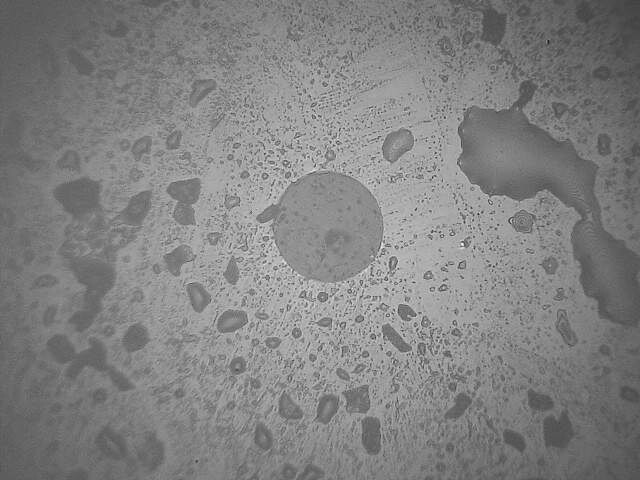
#> input picture a3.png, 640 x 480 px
$ python HoughCirclesDetect_backup.py   (older library calls are emulated)
#> lines starting #> are read from the running program, lines starting #| are printed output that depends on the picture; after the words box and inside, x2 and y2 are one past the last pixel; in counts of white or black regions, pixels touching at a corner belong together; long printed decimals are rounded
#!/usr/bin/env python
# -*- coding: utf-8 -*-
# @Time    : 2018/5/10 15:15
# @Author  : zhuohf1
# @File    : HoughCirclesDetect.py

# pip install --upgrade setuptools
# pip install numpy Matplotlib
# pip install opencv-python
#pip install Pillow

#导入cv模块
import cv2
import numpy as np
import matplotlib.pyplot as plt

'''
先补充下霍夫圆变换的几个参数知识：

dp，用来检测圆心的累加器图像的分辨率于输入图像之比的倒数，且此参数允许创建一个比输入图像分辨率低的累加器。
上述文字不好理解的话，来看例子吧。例如，如果dp= 1时，累加器和输入图像具有相同的分辨率。如果dp=2，累加器便有输入图像一半那么大的宽度和高度。

minDist，为霍夫变换检测到的圆的圆心之间的最小距离，即让我们的算法能明显区分的两个不同圆之间的最小距离。
这个参数如果太小的话，多个相邻的圆可能被错误地检测成了一个重合的圆。反之，这个参数设置太大的话，某些圆就不能被检测出来了。

param1，有默认值100。它是method设置的检测方法的对应的参数。对当前唯一的方法霍夫梯度法，它表示传递给canny边缘检测算子的高阈值，而低阈值为高阈值的一半。

param2，也有默认值100。它是method设置的检测方法的对应的参数。对当前唯一的方法霍夫梯度法，它表示在检测阶段圆心的累加器阈值。它越小的话，就可以检测到更多根本不存在的圆，而它越大的话，能通过检测的圆就更加接近完美的圆形了。

minRadius，默认值0，表示圆半径的最小值。

maxRadius，也有默认值0，表示圆半径的最大值。
'''

def main():
    src_img = cv2.imread("a3.png")
#> src_img is the input picture: shape (480, 640, 3); min 28, max 255, mean 129.5
    dst_img = src_img.copy()
    # x0, y0(240, 165)  x1, y1(392:280) ==> [y0:y1, x0:x1]
    #copyImg = src_img[150:290, 240:400]
    # 灰度图像
    gray = cv2.cvtColor(src_img, cv2.COLOR_BGR2GRAY)
    # 截取图片 rect=x240,y165,w152,h115
    size = gray.shape
#> size = (480, 640)

    # 二值化
    threshold = cv2.adaptiveThreshold(gray, 255, cv2.ADAPTIVE_THRESH_MEAN_C, cv2.THRESH_BINARY, 221, 2)
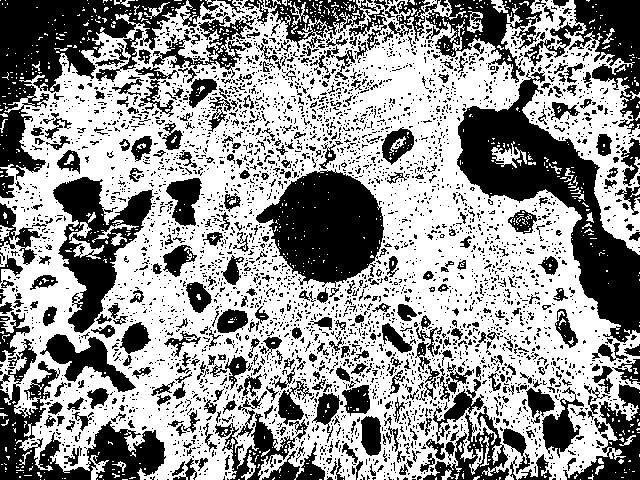
#> threshold: shape (480, 640); 58.5% white; 4083 black regions (3636 under 20 px)
    image, contours, hierarchy = cv2.findContours(threshold, cv2.RETR_TREE, cv2.CHAIN_APPROX_SIMPLE)
#> contours = 6085 contours, 5367 with area under 20; largest, box (x1, y1, x2, y2) and area: (0, 0, 640, 480) 243799, (255, 169, 385, 288) 10168, (52, 176, 155, 334) 7328, (39, 333, 137, 393) 2216, (159, 18, 254, 71) 1922
    contours2 = [x for x in contours if cv2.contourArea(x) < 100000 and cv2.contourArea(x) > 5000]
#> contours2 = 2 contours; box (x1, y1, x2, y2) and area: (255, 169, 385, 288) 10168, (52, 176, 155, 334) 7328

    copyImg = None
    for contour in contours2:
        x, y, w, h = cv2.boundingRect(contour)
        print("rect={},{},{},{}".format(x, y, w, h))
        copyImg = gray[y:y+h, x:x+w]
#> this loop made 2 passes
#> (x, y, w, h) on passes 1 to 2: (52, 176, 103, 158), (255, 169, 130, 119)
#| rect=52,176,103,158
#| rect=255,169,130,119
#> pass 1, in main, `copyImg = gray[y:y+h, x:x+w]`:
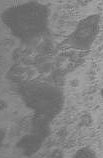
#> copyImg: shape (158, 103); min 93, max 174, mean 128.3
#> pass 2, in main, `copyImg = gray[y:y+h, x:x+w]`:
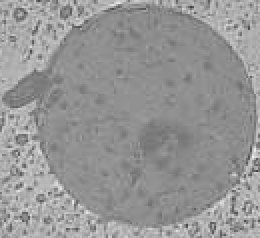
#> copyImg: shape (119, 130) (shown 2 times larger); min 66, max 244, mean 149.8


    binary = cv2.bilateralFilter(copyImg, 9, 75, 75)
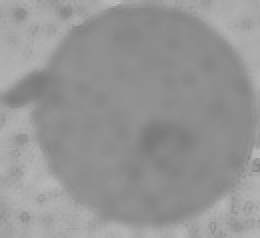
#> binary: shape (119, 130) (shown 2 times larger); min 122, max 187, mean 149.9
    #binary = cv2.adaptiveThreshold(gray, 255, cv2.ADAPTIVE_THRESH_MEAN_C, cv2.THRESH_BINARY, 123, 2)
    #binary = cv2.medianBlur(binary, 3)

    # hough transform 主要调 1.5, 100, 130, 38, 20, 300
    circles = cv2.HoughCircles(binary, cv2.HOUGH_GRADIENT,
                       dp=1.5,
                       minDist= 100,
                       param1=130,
                       param2=38,
                       minRadius=0,
                       maxRadius=0)
#> circles = None

    print("circles={}, size={}".format(circles, min(size[0]/2, size[1]/2)))
#| circles=None, size=240.0
    if circles is not None and len(circles) != 0:
        circles = np.uint16(np.around(circles))
        # 画圆
        for i in circles[0, :]:
            # draw the outer circle
            cv2.circle(copyImg, (i[0], i[1]), i[2], (0, 255, 0), 2)
            # draw the center of the circle
            cv2.circle(copyImg, (i[0], i[1]), 2, (0, 0, 255), 3)


    cv2.imshow("calc_img", copyImg)
    cv2.imshow("Dst Img", binary)  # 显示处理后的函数
    cv2.waitKey(0)
    cv2.destroyAllWindows()

if __name__ == '__main__':
    main()

$ run again, with a1.png copied over a3.png
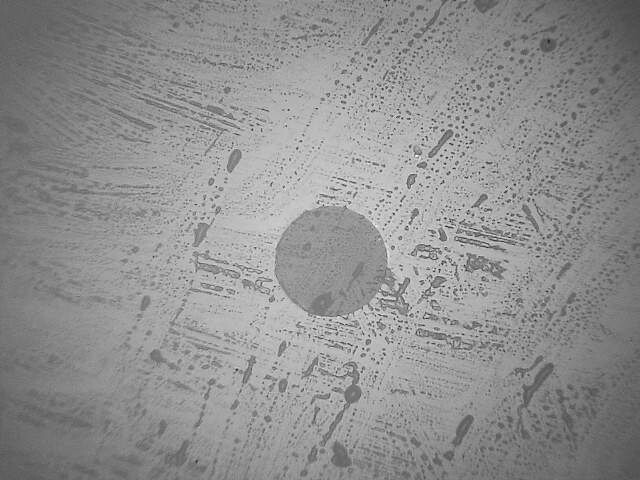
#> input picture a1.png, 640 x 480 px
#> in main, src_img is the input picture: shape (480, 640, 3); min 18, max 255, mean 143.7
#> in main, `threshold = cv2.adaptiveThreshold(gray, 255, cv2.ADAPTIVE_THRESH_MEAN_..`:
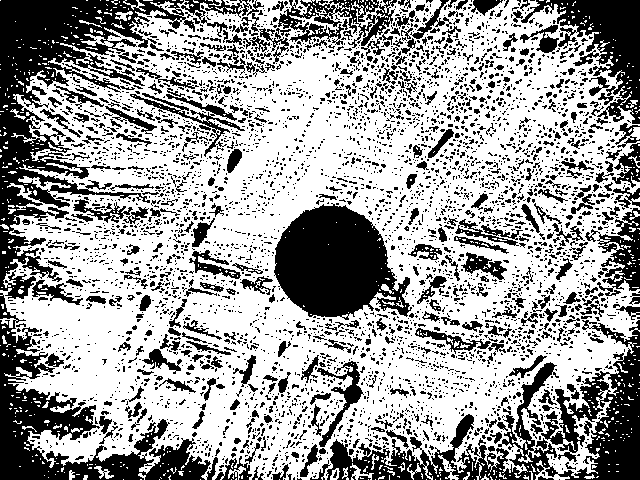
#> threshold: shape (480, 640); 62.8% white; 4558 black regions (4098 under 20 px)
#> contours = 6407 contours, 5597 with area under 20; largest, box (x1, y1, x2, y2) and area: (0, 0, 640, 480) 248380, (273, 203, 413, 318) 10970, (540, 370, 611, 454) 2139, (316, 360, 364, 448) 1089, (414, 327, 492, 355) 695
#> contours2 = 1 contour; box (x1, y1, x2, y2) and area: (273, 203, 413, 318) 10970
#> the loop in main, `for contour in contours2:` made 1 pass
#> (x, y, w, h) on pass 1: (273, 203, 140, 115)
#> (printed output is left out)
#> in main, `circles = cv2.HoughCircles(binary, cv2.HOUGH_GRADIENT, dp=1.5, minDist..`: circles = [[56.25, 59.25, 57.45]]
#| circles=[[[56.25     59.25     57.450]]], size=240.0
#> in main, `circles = np.uint16(np.around(circles))`: circles = [[56, 59, 57]]
#> the loop in main, `for i in circles[0, :]:` made 1 pass
#> after the loop in main, `for i in circles[0, :]:`:
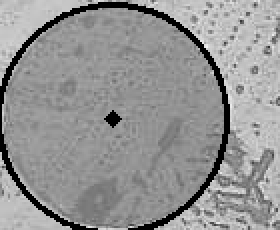
#> copyImg: shape (115, 140) (shown 2 times larger); min 0, max 242, mean 148.2
